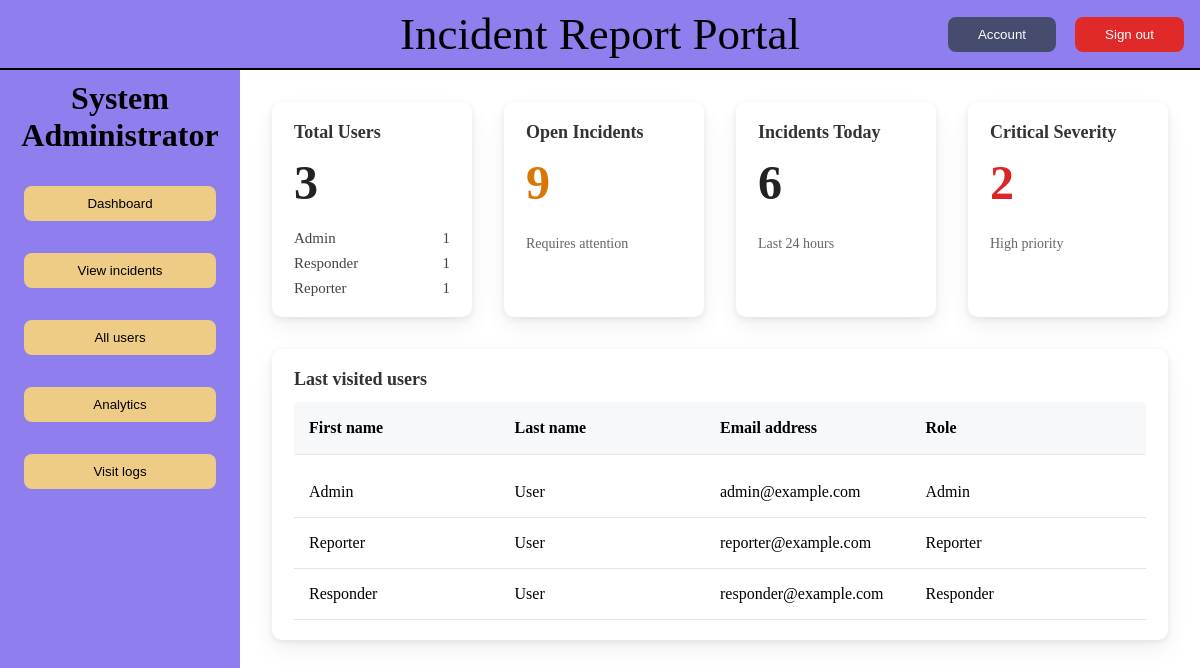
Page /main.php (signed in) on the committed database.
### tables this page shows
CREATE TABLE user (
    user_id INT AUTO_INCREMENT PRIMARY KEY,
    role_id INT NOT NULL,
    first_name VARCHAR(50),
    last_name VARCHAR(50),
    username VARCHAR(50) UNIQUE NOT NULL,
    email VARCHAR(255) UNIQUE NOT NULL,
    password_hash VARCHAR(255) NOT NULL,
    created_at DATETIME DEFAULT CURRENT_TIMESTAMP,
    FOREIGN KEY (role_id) REFERENCES role(role_id)
);

CREATE TABLE role (
    role_id INT AUTO_INCREMENT PRIMARY KEY,
    role VARCHAR(50) NOT NULL
);

### main.php (the view, shortened to what this page needs)
<?php
require_once "./includes/db.php";
$content = "";
if ($_SESSION["role"] === "admin") {
  $sql_all_users = "SELECT
    COUNT(*) AS total_users,
    SUM(role.role = 'Admin') AS admins,
    SUM(role.role = 'Responder') AS responders,
    SUM(role.role = 'Reporter') AS reporters
    FROM user
    JOIN role ON user.role_id = role.role_id;
";
  try {
    $stmt = $mysqli->prepare($sql_all_users);
    $stmt->execute();
    $result = $stmt->get_result()->fetch_assoc();
    $total_users = (int) $result["total_users"] ?? 0;
    $total_admins = (int) $result["admins"] ?? 0;
    $total_responders = (int) $result["responders"] ?? 0;
    $total_reporters = (int) $result["reporters"] ?? 0;
  } catch (mysqli_sql_exception $e) {
    setAlert("Failed to fetch users", "error", "/pages/admin/allUsers.php");
  }
  $sql_critical_count = "SELECT SUM(incident.severity_id = 2) AS critical_count FROM incident;";
  try {
    $stmt = $mysqli->prepare($sql_critical_count);
    $stmt->execute();
    $result = $stmt->get_result()->fetch_assoc();
    $critical_count = (int) $result["critical_count"] ?? 0;
  } catch (mysqli_sql_exception $e) {
    setAlert("Failed to fetch critical count", "error", "/pages/admin/allUsers.php");
  }
  $sql_incidents_today =
    "SELECT COUNT(*) AS incidents_today
    FROM incident
    WHERE occurrence_datetime >= CURDATE()
    AND occurrence_datetime < CURDATE() + INTERVAL 1 DAY;";
  try {
    $stmt = $mysqli->prepare($sql_incidents_today);
    $stmt->execute();
    $result = $stmt->get_result()->fetch_assoc();
    $incidents_today_count = (int) $result["incidents_today"] ?? 0;
  } catch (mysqli_sql_exception $e) {
    setAlert("Failed to fetch todays incident count", "error", "/pages/admin/allUsers.php");
  }
  $sql_open_incidents =
    "SELECT COUNT(*) AS open_incidents
    FROM incident_status
    WHERE incident_status.status_id = 2
    OR incident_status.status_id = 1; ";
  try {
    $stmt = $mysqli->prepare($sql_open_incidents);
    $stmt->execute();
    $result = $stmt->get_result()->fetch_assoc();
    $open_incidents_count = (int) $result["open_incidents"] ?? 0;
  } catch (mysqli_sql_exception $e) {
    setAlert("Failed to fetch open incident count", "error", "/pages/admin/allUsers.php");
  }
  $content .= "
<div class='admin-dashboard'>
  <div class='dashboard-card total-users'>
    <h3>Total Users</h3>
    <p class='big-number'>{$total_users}</p>
    <ul>
      <li><span>Admin</span><span>{$total_admins}</span></li>
      <li><span>Responder</span><span>{$total_responders}</span></li>
      <li><span>Reporter</span><span>{$total_reporters}</span></li>
    </ul>
  </div>
  <div class='dashboard-card open-incidents'>
    <h3>Open Incidents</h3>
    <p class='big-number warning'>{$open_incidents_count}</p>
    <p class='subtext'>Requires attention</p>
  </div>
  <div class='dashboard-card incidents-today'>
    <h3>Incidents Today</h3>
    <p class='big-number'>{$incidents_today_count}</p>
    <p class='subtext'>Last 24 hours</p>
  </div>
  <div class='dashboard-card critical-incidents'>
    <h3>Critical Severity</h3>
    <p class='big-number danger'>{$critical_count}</p>
    <p class='subtext'>High priority</p>
  </div>
  <div class='dashboard-card last-visited-users'>
    <h3>Last visited users</h3>
    <div class='last-visited-users-header'>
      <p>First name</p>
      <p>Last name</p>
      <p>Email address</p>
      <p>Role</p>
    </div>
    <ul class='last-visited-user-list'>";
  $sql = "
  SELECT
    u.user_id,
    u.first_name,
    u.last_name,
    u.email,
    r.role,
    MAX(uvl.visit_log_id) AS last_visit_id
FROM user_visit_log uvl
JOIN user u ON uvl.user_id = u.user_id
JOIN role r ON u.role_id = r.role_id
GROUP BY
    u.user_id,
    u.first_name,
    u.last_name,
    u.email,
    r.role
ORDER BY last_visit_id DESC
LIMIT 5; ";
  $result = $mysqli->query($sql);
  if ($result && $result->num_rows > 0) {
    while ($row = $result->fetch_assoc()) {
      $content .= "
      <li>
        <p>{$row['first_name']}</p>
        <p>{$row['last_name']}</p>
        <p>{$row['email']}</p>
        <p>{$row['role']}</p>
      </li>
    ";
    }
  }
  $content .= "
    </ul>
  </div>
</div>
";
} else if ($_SESSION["role"] === "responder") {
  $content .= "RESPONDER";
} else if ($_SESSION["role"] === "reporter") {
  $content .= "REPORTER";
}
require_once "./includes/layout.php";
?>

### css/main.css (style rules this page uses)
body { display: grid; grid-template-columns: 15rem auto; grid-template-rows: auto 1fr; height: 100vh; width: 100vw; margin: 0; }
.admin-dashboard { display: grid; grid-template-columns: repeat(4, 1fr); gap: 32px; width: 100%; }
.dashboard-card { background-color: #ffffff; border-radius: 10px; padding: 20px 22px; box-shadow: 0 2px 6px rgba(0, 0, 0, 0.08), 0 10px 24px rgba(0, 0, 0, 0.06); display: flex; flex-direction: column; gap: 12px; }
.dashboard-card h3 { margin: 0; font-size: 18px; font-weight: 600; color: #333; }
.big-number { font-size: 48px; font-weight: 700; color: #222; margin: 0; }
.big-number.warning { color: #d97706; }
.big-number.danger { color: #dc2626; }
.subtext { font-size: 14px; color: #666; }
.total-users ul { list-style: none; padding: 0; margin: 8px 0 0 0; display: flex; flex-direction: column; gap: 8px; }
.total-users li { display: flex; justify-content: space-between; font-size: 15px; color: #444; }
.last-visited-users { grid-column: 1 / 5; }
.last-visited-user-list { list-style: none; padding: 0; margin: 0; }
.last-visited-users-header { display: grid; grid-template-columns: 2fr 2fr 2fr 1fr 1fr; font-weight: bold; background: #f7f8fa; padding: 1px 15px; border-radius: 2px; border-bottom: 1px solid #e3e5e8; }
.last-visited-user-list > li { display: grid; grid-template-columns: 2fr 2fr 2fr 1fr 1fr; align-items: center; padding: 0 15px; margin: 0; border-bottom: 1px solid #e3e5e8; background: white; }

### css/global.css (style rules this page uses)
:root { --primary-bg-color: #8f7fee; --primary-bg-hover-color: #7541ef; --primary-bt-color: #eecc85; --primary-bt-hover-color: #e6b863; --primary-bt-delete-color: #e02a2a; --primary-bt-delete-hover-color: #b32222; }

### rows in the picture
user: first_name "Admin", last_name "User", email "admin@example.com", role.role "Admin"
user: first_name "Reporter", last_name "User", email "reporter@example.com", role.role "Reporter"
user: first_name "Responder", last_name "User", email "responder@example.com", role.role "Responder"

### other values in the picture
$total_users "3"
$total_admins "1"
$total_responders "1"
$total_reporters "1"
$open_incidents_count "9"
$incidents_today_count "6"
$critical_count "2"
